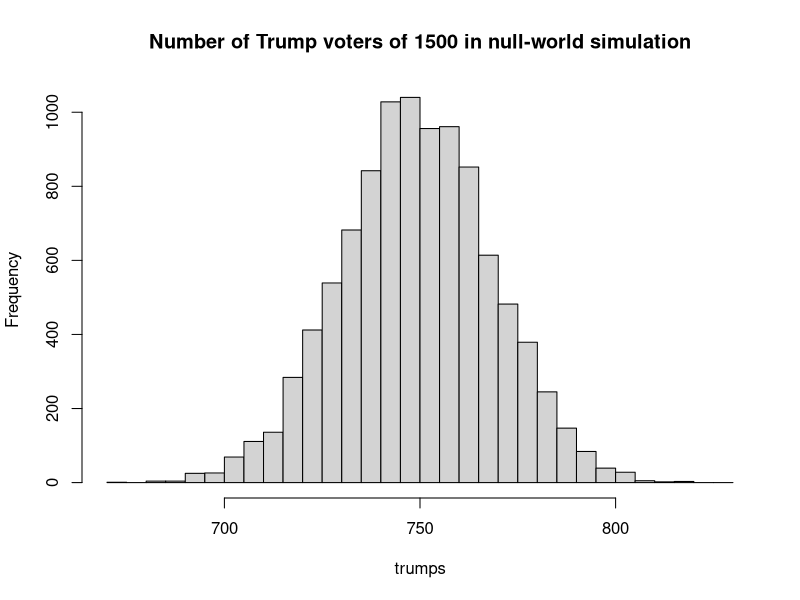

Generate this figure with R:
## ---- chunk 1
# Number of repeats we will run.
n <- 10000

# Make an array to store the counts.
trumps <- numeric(n)

for (i in 1:n) {
    votes <- sample(c('Trump', 'Clinton'), size=1500, replace=TRUE)
    trumps[i] <- sum(votes == 'Trump')
}

# Integer bins from 670 through 830 in steps of 5.
hist(trumps, breaks=seq(670, 830, by=5),
     main='Number of Trump voters of 1500 in null-world simulation')

# How often >= 840 Trump votes in random draw?
k <- sum(trumps >= 840)
# As a proportion of simulated resamples.
kk <- k / n

message('Proportion voting for Trump: ', kk)
